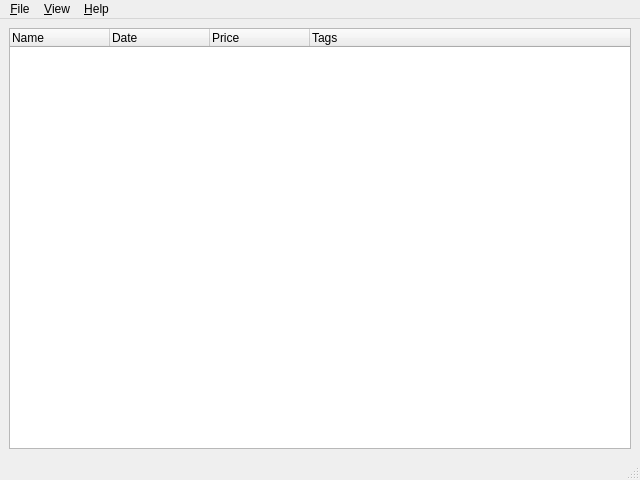
<?xml version="1.0" encoding="UTF-8"?>
<ui version="4.0">
 <class>MainWindow</class>
 <widget class="QMainWindow" name="MainWindow">
  <property name="geometry">
   <rect>
    <x>0</x>
    <y>0</y>
    <width>640</width>
    <height>480</height>
   </rect>
  </property>
  <property name="windowTitle">
   <string>Inventory</string>
  </property>
  <widget class="QWidget" name="container">
   <layout class="QVBoxLayout" name="verticalLayout">
    <item>
     <widget class="QTreeWidget" name="treeWidget">
      <property name="editTriggers">
       <set>QAbstractItemView::NoEditTriggers</set>
      </property>
      <column>
       <property name="text">
        <string>Name</string>
       </property>
      </column>
      <column>
       <property name="text">
        <string>Date</string>
       </property>
      </column>
      <column>
       <property name="text">
        <string>Price</string>
       </property>
      </column>
      <column>
       <property name="text">
        <string>Tags</string>
       </property>
      </column>
     </widget>
    </item>
   </layout>
  </widget>
  <widget class="QMenuBar" name="menubar">
   <property name="geometry">
    <rect>
     <x>0</x>
     <y>0</y>
     <width>640</width>
     <height>27</height>
    </rect>
   </property>
   <widget class="QMenu" name="menuFile">
    <property name="title">
     <string>&amp;File</string>
    </property>
    <addaction name="actionOpen"/>
    <addaction name="action_Save"/>
    <addaction name="separator"/>
    <addaction name="actionExit"/>
   </widget>
   <widget class="QMenu" name="menuView">
    <property name="title">
     <string>&amp;View</string>
    </property>
    <addaction name="action_Dates"/>
    <addaction name="action_Prices"/>
   </widget>
   <widget class="QMenu" name="menuHelp">
    <property name="title">
     <string>&amp;Help</string>
    </property>
    <addaction name="action_About"/>
   </widget>
   <addaction name="menuFile"/>
   <addaction name="menuView"/>
   <addaction name="menuHelp"/>
  </widget>
  <widget class="QStatusBar" name="statusbar"/>
  <action name="actionExit">
   <property name="text">
    <string>&amp;Exit</string>
   </property>
  </action>
  <action name="actionOpen">
   <property name="text">
    <string>&amp;Open</string>
   </property>
  </action>
  <action name="action_Save">
   <property name="text">
    <string>&amp;Save</string>
   </property>
  </action>
  <action name="action_Prices">
   <property name="text">
    <string>&amp;Prices</string>
   </property>
  </action>
  <action name="action_Dates">
   <property name="text">
    <string>&amp;Dates</string>
   </property>
  </action>
  <action name="action_About">
   <property name="text">
    <string>&amp;About</string>
   </property>
  </action>
 </widget>
 <resources/>
 <connections/>
</ui>
